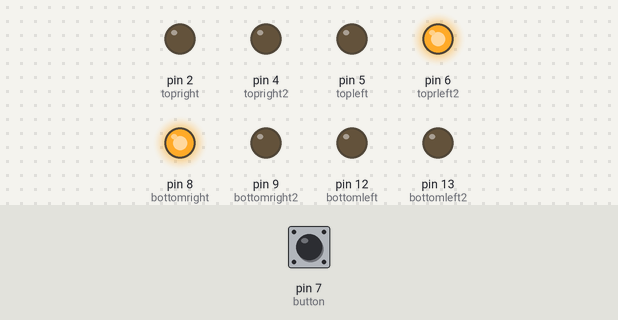
Recording of a sketch running on a simulated Arduino Uno, built with avr-gcc and run on an emulated ATmega328P. On the bench: output pins drawn as LEDs (lit = HIGH). Inputs (shaded band) come from the test bench; at power-on: pin 7 (button) LOW.

Above: at 1.2 s.
1.3 s: pin 7 (button) pulled HIGH for 0.15 s
At 1.9 s:
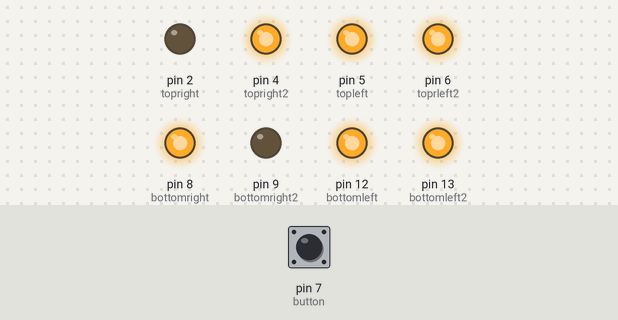
3.0 s: pin 7 (button) pulled HIGH for 1 s
At 5.2 s:
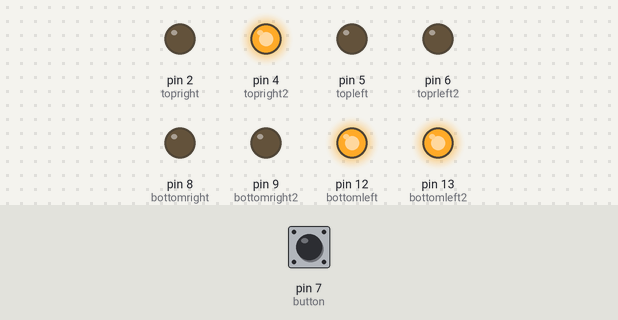
5.5 s: pin 7 (button) pulled HIGH for 0.15 s
At 6.3 s:
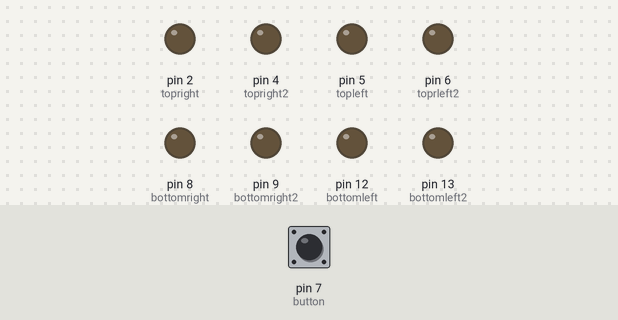
7.2 s: pin 7 (button) pulled HIGH for 3.2 s
At 8.0 s:
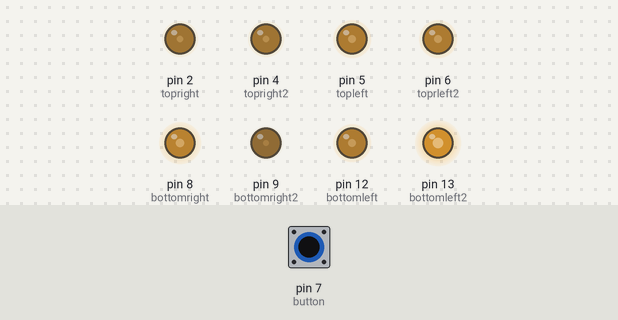
11.9 s: pin 7 (button) pulled HIGH for 0.15 s
At 12.08 s:
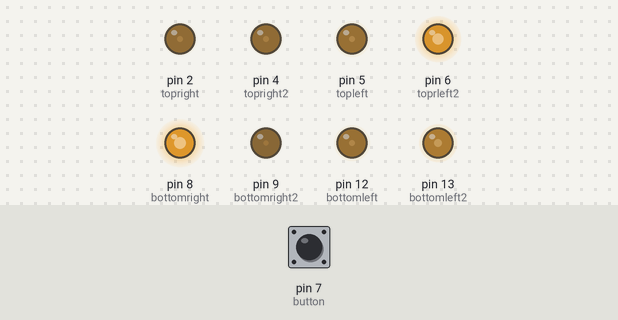
13.5 s: pin 7 (button) pulled HIGH for 1 s
At 15.6 s:
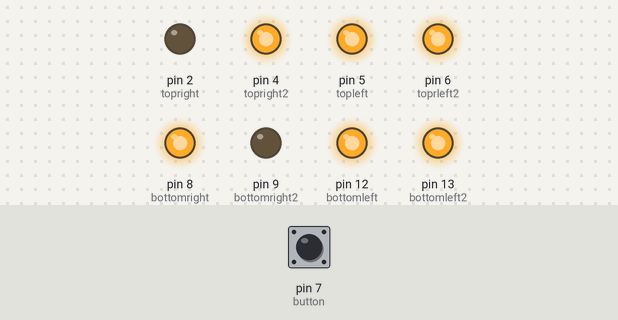
Timing chart, 0 to 17.0 s (numbered marks = the images above; inputs shaded):
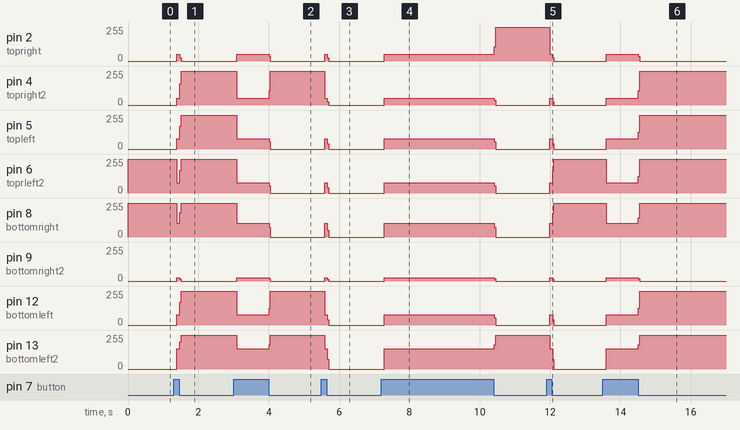

The sketch:

DigitalCounter-withButton.ino
```cpp
int topright = 2;
int topright2 = 4;
int topleft = 5;
int toprleft2 = 6;

#define button 7

int bottomright = 8;
int bottomright2 = 9;
int bottomleft = 12;
int bottomleft2 = 13;
int count = 0;

unsigned long lastDebounceTime = 0; // Son debouncing zamanı
unsigned long debounceDelay = 50; // Debouncing için bekleme süresi
int lastButtonState = LOW; // Butonun önceki durumu

void setup() {
  pinMode(button, INPUT);
  pinMode(topright, OUTPUT);
  pinMode(topright2, OUTPUT);
  pinMode(topleft, OUTPUT);
  pinMode(toprleft2, OUTPUT);
  pinMode(bottomright, OUTPUT);
  pinMode(bottomright2, OUTPUT);
  pinMode(bottomleft, OUTPUT);
  pinMode(bottomleft2, OUTPUT);
}

void loop() {
  int reading = digitalRead(button);

  // Eğer buton durumu değiştiyse (yükselen kenar)
  if (reading != lastButtonState) {
    lastDebounceTime = millis();
  }

  // Eğer debouncing süresi geçtiyse ve buton durumu değiştiyse
  if ((millis() - lastDebounceTime) > debounceDelay) {
    if (reading == HIGH) {
      count++;
      if (count > 9) {
        count = 0;
      }
    }
  }

  lastButtonState = reading; // Butonun önceki durumu güncelleniyor

  switch(count) {
    case 0:
      digitalWrite(topright, LOW);
      digitalWrite(topright2, LOW);
      digitalWrite(topleft, LOW);
      digitalWrite(toprleft2, HIGH);
      digitalWrite(bottomright, HIGH);
      digitalWrite(bottomright2, LOW);
      digitalWrite(bottomleft, LOW);
      digitalWrite(bottomleft2, LOW);
      break;
    case 1:
      digitalWrite(topright, LOW);
      digitalWrite(topright2, HIGH);
      digitalWrite(topleft, HIGH);
      digitalWrite(toprleft2, HIGH);
      digitalWrite(bottomright, HIGH);
      digitalWrite(bottomright2, LOW);
      digitalWrite(bottomleft, HIGH);
      digitalWrite(bottomleft2, HIGH);
      break;
    case 2:
      digitalWrite(topright, LOW);
      digitalWrite(topright2, LOW);
      digitalWrite(topleft, HIGH);
      digitalWrite(toprleft2, LOW);
      digitalWrite(bottomright, HIGH);
      digitalWrite(bottomright2, HIGH);
      digitalWrite(bottomleft, LOW);
      digitalWrite(bottomleft2, LOW);
      break;
    case 3:
      digitalWrite(topright, LOW);
      digitalWrite(topright2, LOW);
      digitalWrite(topleft, HIGH);
      digitalWrite(toprleft2, LOW);
      digitalWrite(bottomright, LOW);
      digitalWrite(bottomright2, LOW);
      digitalWrite(bottomleft, LOW);
      digitalWrite(bottomleft2, HIGH);
      break;
    case 4:
      digitalWrite(topright, LOW);
      digitalWrite(topright2, HIGH);
      digitalWrite(topleft, LOW);
      digitalWrite(toprleft2, LOW);
      digitalWrite(bottomright, LOW);
      digitalWrite(bottomright2, LOW);
      digitalWrite(bottomleft, HIGH);
      digitalWrite(bottomleft2, HIGH);
      break;
    case 5:
      digitalWrite(topright, HIGH);
      digitalWrite(topright2, LOW);
      digitalWrite(topleft, LOW);
      digitalWrite(toprleft2, LOW);
      digitalWrite(bottomright, LOW);
      digitalWrite(bottomright2, LOW);
      digitalWrite(bottomleft, LOW);
      digitalWrite(bottomleft2, HIGH);
      break;
    case 6:
      digitalWrite(topright, HIGH);
      digitalWrite(topright2, LOW);
      digitalWrite(topleft, LOW);
      digitalWrite(toprleft2, LOW);
      digitalWrite(bottomright, LOW);
      digitalWrite(bottomright2, LOW);
      digitalWrite(bottomleft, LOW);
      digitalWrite(bottomleft2, LOW);
      break;
    case 7:
      digitalWrite(topright, LOW);
      digitalWrite(topright2, LOW);
      digitalWrite(topleft, LOW);
      digitalWrite(toprleft2, HIGH);
      digitalWrite(bottomright, HIGH);
      digitalWrite(bottomright2, LOW);
      digitalWrite(bottomleft, HIGH);
      digitalWrite(bottomleft2, HIGH);
      break;
    case 8:
      digitalWrite(topright, LOW);
      digitalWrite(topright2, LOW);
      digitalWrite(topleft, LOW);
      digitalWrite(toprleft2, LOW);
      digitalWrite(bottomright, LOW);
      digitalWrite(bottomright2, LOW);
      digitalWrite(bottomleft, LOW);
      digitalWrite(bottomleft2, LOW);
      break;
    case 9:
      digitalWrite(topright, LOW);
      digitalWrite(topright2, LOW);
      digitalWrite(topleft, LOW);
      digitalWrite(toprleft2, LOW);
      digitalWrite(bottomright, LOW);
      digitalWrite(bottomright2, LOW);
      digitalWrite(bottomleft, LOW);
      digitalWrite(bottomleft2, HIGH);
      break;
    default:
      break;
  }
}
```

Measured:
- after the input at 1.3 s, pin 2 (topright): 0/255 → 51/255 after 0.09 s, → 0/255 0.08 s later; pin 4 (topright2): 0/255 → 51/255 after 0.09 s, → 255/255 0.08 s later
- after the input at 3.0 s, pin 2 (topright): 0/255 → 51/255 after 0.09 s, → 0/255 0.92 s later; pin 4 (topright2): 255/255 → 51/255 after 0.09 s, → 255/255 0.92 s later
- after the input at 5.5 s, pin 2 (topright): 0/255 → 51/255 after 0.09 s, → 0/255 0.08 s later; pin 4 (topright2): 255/255 → 51/255 after 0.09 s, → 0/255 0.08 s later
- after the input at 7.2 s, pin 2 (topright): 0/255 → 51/255 after 0.09 s, → 255/255 3.1 s later; pin 4 (topright2): 0/255 → 51/255 after 0.09 s, → 0/255 3.1 s later
- after the input at 11.9 s, pin 2 (topright): 255/255 → 51/255 after 0.09 s, → 0/255 0.08 s later; pin 4 (topright2): 0/255 → 51/255 after 0.09 s, → 0/255 0.08 s later
- after the input at 13.5 s, pin 2 (topright): 0/255 → 51/255 after 0.09 s, → 0/255 0.92 s later; pin 4 (topright2): 0/255 → 51/255 after 0.09 s, → 255/255 0.92 s later
